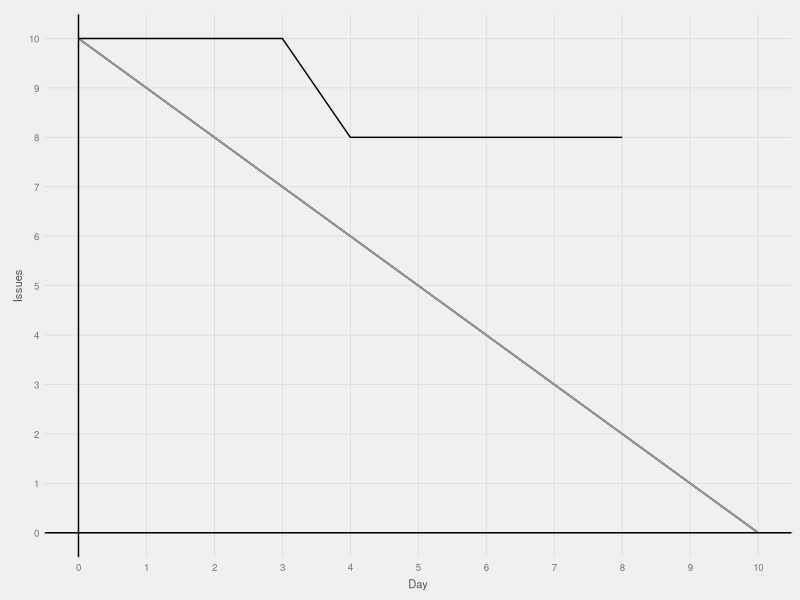

Recreate this plot in R.
library(ggplot2); library(scales); library(RColorBrewer);

# fte_theme taken from http://minimaxir.com/2015/02/ggplot-tutorial/
fte_theme <- function() {

    # Generate the colors for the chart procedurally with RColorBrewer
    palette <- brewer.pal("Greys", n=9)
    color.background = palette[2]
    color.grid.major = palette[3]
    color.axis.text = palette[6]
    color.axis.title = palette[7]
    color.title = palette[9]

    # Begin construction of chart
    theme_bw(base_size=9) +

        # Set the entire chart region to a light gray color
        theme(panel.background=element_rect(fill=color.background, color=color.background)) +
        theme(plot.background=element_rect(fill=color.background, color=color.background)) +
        theme(panel.border=element_rect(color=color.background)) +

        # Format the grid
        theme(panel.grid.major=element_line(color=color.grid.major,size=.25)) +
        theme(panel.grid.minor=element_blank()) +
        theme(axis.ticks=element_blank()) +

        # Format the legend, but hide by default
        theme(legend.position="none") +
        theme(legend.background = element_rect(fill=color.background)) +
        theme(legend.text = element_text(size=7,color=color.axis.title)) +

        # Set title and axis labels, and format these and tick marks
        theme(plot.title=element_text(color=color.title, size=10, vjust=1.25)) +
        theme(axis.text.x=element_text(size=7,color=color.axis.text)) +
        theme(axis.text.y=element_text(size=7,color=color.axis.text)) +
        theme(axis.title.x=element_text(size=8,color=color.axis.title, vjust=0)) +
        theme(axis.title.y=element_text(size=8,color=color.axis.title, vjust=1.25)) +

        # Plot margins
        theme(plot.margin = unit(c(0.35, 0.2, 0.3, 0.35), "cm"))
}

data <- read.csv("data.csv")
max_issue <- max(data[[1]])
max_day <- max(data[[2]])

plot <- ggplot(data, aes(Day, Issues)) +
    geom_segment(aes(x=0, y=max_issue, xend=max_day, yend=0), color="#919191") +
    geom_line(aes(color=data[[1]]==-1)) +
    scale_color_manual(values=c(c("black", rgb(0,0,0,0)), c(TRUE, FALSE))) +
    geom_hline(aes(yintercept=0)) +
    geom_vline(aes(xintercept=0)) +
    scale_x_continuous(limits=c(0,max_issue), breaks=seq(0, max_day, by=1)) +
    scale_y_continuous(limits=c(0,max_day), breaks=seq(0, max_issue, by=1)) +
    fte_theme()
plot
